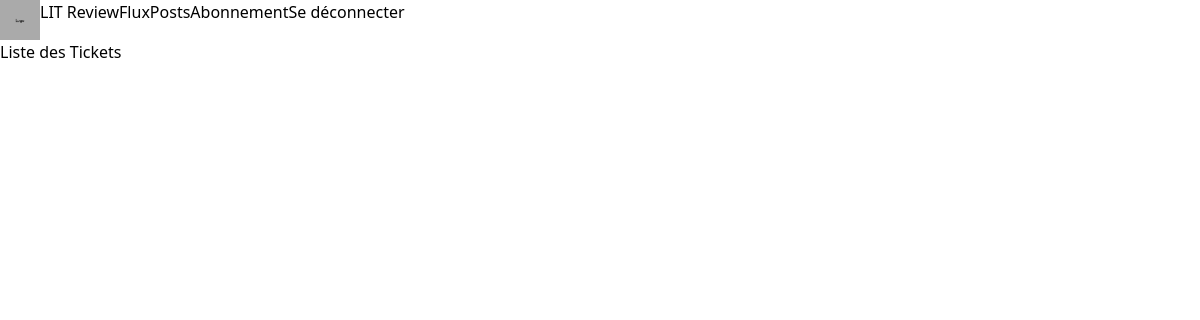
Before: /ticket/ (signed in) with the older database file.
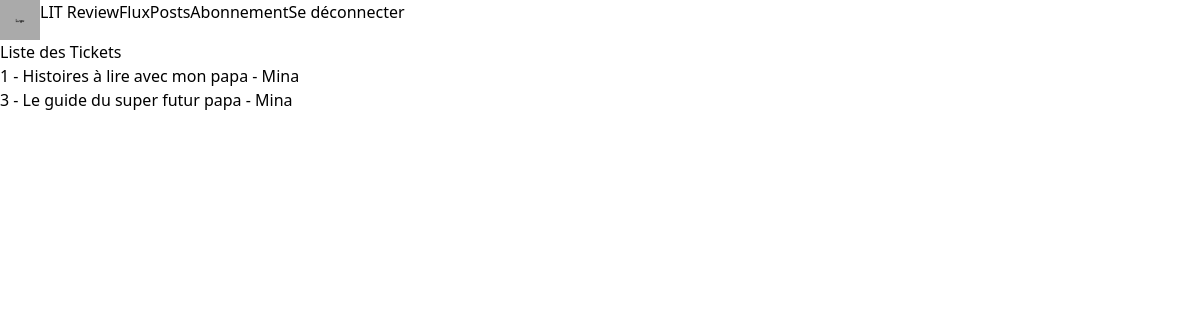
After: the same page with the newer database file.
### ticket/models.py (models this page shows, shortened)
class Ticket(models.Model):
    title = models.CharField(max_length=128)
    description = models.TextField(max_length=2038, blank=True)
    user: User = models.ForeignKey(to=settings.AUTH_USER_MODEL,
                                   on_delete=models.CASCADE)
    image = models.ImageField(null=True, blank=True, upload_to='books_cover')
    time_created = models.DateTimeField(auto_now_add=True)
    def __str__(self):
        return f"{self.pk} - {self.title} - {self.user.username}"

### ticket/views.py (the view)
# urls.py: path('', TicketListView.as_view(), name='ticket_list'),
class TicketListView(LoginRequiredMixin, ListView):
    model = Ticket
    login_url = ''
    redirect_field_name = 'redirect_to'
    context_object_name = "tickets"

### ticket/templates/ticket/ticket_list.html
{% extends 'litreview/base.html' %}
{% block content %}
    <h1>Liste des Tickets</h1>
    <ul>
        {% for ticket in tickets %}
            <li><a href="{% url 'ticket_detail' ticket.pk %}">{{ ticket }}</a></li>
        {% endfor %}
    </ul>
{% endblock %}

### litreview/templates/litreview/base.html (shortened to what this page needs)
{% load tailwind_tags %}
<!DOCTYPE html>
<html lang="en">
<head>
    {% tailwind_css %}
</head>
<body>
<header class="container flex h-10 space-between bl">
    {% include "litreview/site-branding.html" %}
    {% include "litreview/navigation.html" %}
</header>
<main>
    {% block content %}
    {% endblock %}
</main>
</body>
</html>

### litreview/templates/litreview/site-branding.html
{% load static %}
<img src="{% static 'img/ph-logo_300x300.gif' %}" alt="">
<h1>LIT Review</h1>

### litreview/templates/litreview/navigation.html
<div>
    {% if request.user.is_authenticated %}
        <ul class="container flex">
            <li><a href="">Flux</a></li>
            <li><a href="">Posts</a></li>
            <li><a href="">Abonnement</a></li>
            <li><a href="{% url "logout" %}">Se déconnecter</a></li>
        </ul>
    {% else %}
        <ul class="container flex">
            <li><a href="{% url "signup" %}">s'inscrire</a></li>
        </ul>
    {% endif %}
</div>

Changed rows visible on the page:
added Ticket: id+title+user "1 - Histoires à lire avec mon papa - Mina"
added Ticket: id+title+user "3 - Le guide du super futur papa - Mina"
